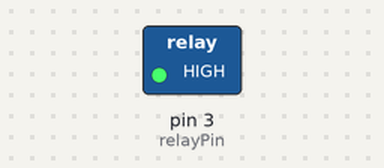
Bench run of a sketch on a simulated Arduino Uno, built with avr-gcc and run on an emulated ATmega328P. Shown: switched loads named in the sketch (green lamp = pin HIGH).

Above: at 0.1 s.
At 120.1 s:
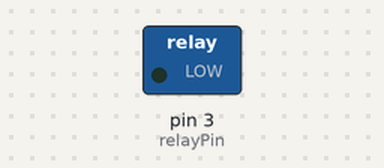
Timing chart, 0 to 121.6 s (numbered marks = the images above):
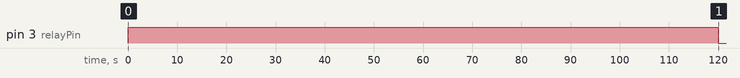

The sketch:

relayTestV2.ino
```cpp
const int relayPin = 3;
const unsigned long relayTime = 120000; // 120 секунд
const unsigned long interval = 3600000; // каждый час в миллисекундах
unsigned long previousMillis = 0;

void activateRelay() {
  digitalWrite(relayPin, HIGH); // Включаем реле
  delay(relayTime); // Ждем заданное время
  digitalWrite(relayPin, LOW); // Выключаем реле
}

void setup() {
  pinMode(relayPin, OUTPUT);
  activateRelay(); // Включаем реле при старте
  previousMillis = millis(); // Запоминаем текущее время
}

void loop() {
  unsigned long currentMillis = millis();

  if (currentMillis - previousMillis >= interval) {
    activateRelay();
    previousMillis = currentMillis;
  }
}
```
